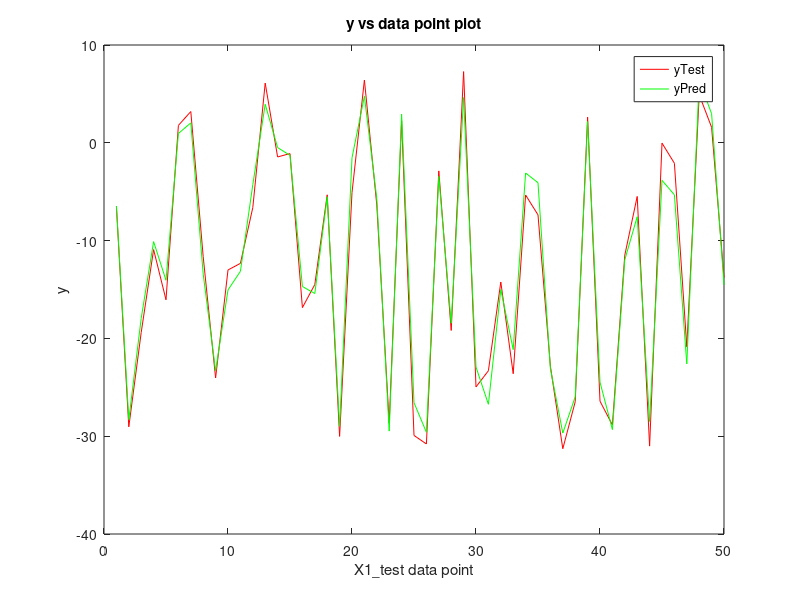

MATLAB code for this plot:
%% loading data
clc
X1_test = csvread('Problem1_Input_Test.csv');
X1_train = csvread('Problem1_Input_Training.csv');

Y1_train = csvread('Problem2_Output_Training.csv');
Y1_test = csvread('Problem2_Output_Test.csv');

n = size(X1_train, 1);
m = size(X1_train, 2);

% display(n)
% display(m)

%% adding ones to first column
X1_train = [ones(n,1) X1_train];
X1_test = [ones(n,1) X1_test];

%% calculating beta hat for train data
beta_hat = pinv((X1_train'*X1_train))*X1_train'*Y1_train;

%% prediction on beta hat
Y1_pred = X1_train*beta_hat;

%% calculate sum of square error
mse_train_pred = sum((Y1_train - Y1_pred).^2)/n;
rmse_train_pred = sqrt(mse_train_pred);
display(rmse_train_pred)

%% applying recursive least square model
% formula beta_hat_n_plus_1 = beta_hat_n + K_n*e_n
M_n = pinv(X1_train'*X1_train);
Y1_test_pred = zeros(n, 1);

lambda = 1;
beta_hat_n = beta_hat;

for i = 1:n
    M_n_plus_1 = M_n - (M_n * X1_test(i,:)' * X1_test(i,:) * M_n) ./((1/lambda) + X1_test(i,:) * M_n * X1_test(i,:)');
    
    K_n = (1/lambda) .* (M_n_plus_1 * X1_test(i,:)');
    e_n = (Y1_test(i) - X1_test(i,:) * beta_hat_n);
    
    beta_hat_n_plus_1 = beta_hat_n + K_n .* e_n;
    
    Y1_test_pred(i) = X1_test(i,:) * beta_hat_n_plus_1;
    % update beta hat n+1
    M_n = M_n_plus_1;
    beta_hat_n = beta_hat_n_plus_1; 
end

%% calculate rmse for test data
mse_test_pred = sum((Y1_test - Y1_test_pred).^2)/n;
rmse_test_pred = sqrt(mse_test_pred);
display(rmse_test_pred)

%% ploting prediction and actual value on testing data plot
test_data_point = 1:size(Y1_test,1);
test_data_point = test_data_point';

plot(test_data_point, Y1_test , 'r-');
hold on;
plot(test_data_point, Y1_test_pred, 'g-');
hold off
title('y vs data point plot');
xlabel('X1\_test data point') % x-axis label
ylabel('y') % y-axis label
legend('yTest','yPred');